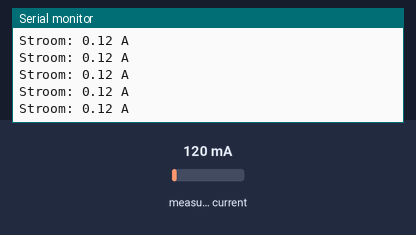
Bench run of a sketch on a simulated Arduino Uno, built with avr-gcc and run on an emulated ATmega328P. On the bench: the last lines printed to the serial monitor. The test bench sets the inputs (shaded band); at power-on: measured current 120 mA.

Above: at 1.2 s.
1.3 s: measured current set to 40 mA
At 1.57 s:
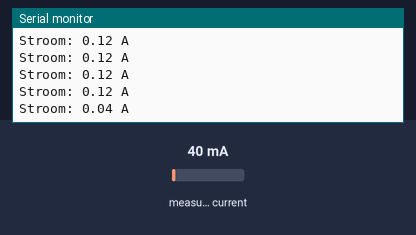
4.3 s: measured current set to 500 mA
At 4.43 s:
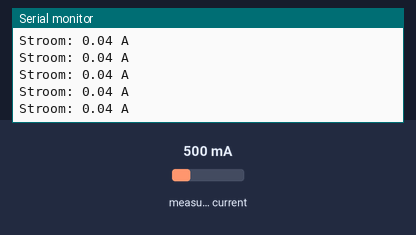
Timing chart, 0 to 7.3 s (numbered marks = the images above; inputs shaded):
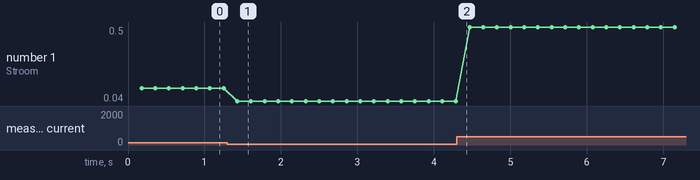

The sketch:

CurrentSensor.ino
```cpp
#include "EmonLib.h"                   // Include Emon Library
//#include "eRCaGuy_analogReadXXbit.h"
EnergyMonitor emon1;                   // Create an instance

void setup()
{

  Serial.begin(9600);

  emon1.current(2, 60);             // Current: input pin, calibration.
  //calibration is explained bellow
}

void loop()
{
  //analogReadXXbit(12);
  double Irms = emon1.calcIrms(1480);  // Calculate Irms only

  // read the input on analog pin 5:
  //int sensorValue = analogRead(A5);
  // Convert the analog reading (which goes from 0 - 1023) to a voltage (0 - 5V):
 // float voltage = sensorValue * (5.0 / 1023.0);
  // print out the value you read:


  //Serial.print(Irms*230.0);	       // Apparent power
  Serial.print("Stroom: ");
  Serial.print(Irms);
  Serial.println(" A");		       // Irms
  //Serial.print(" ");
  //Serial.println(voltage);
}
```

Measured:
- after the input at 1.3 s, the serial monitor: prints a new line after 0.13 s (image 1)
- plotted number 1: 0.12 → 0.04 after the input at 1.3 s, 0.04 → 0.5 after the input at 4.3 s
